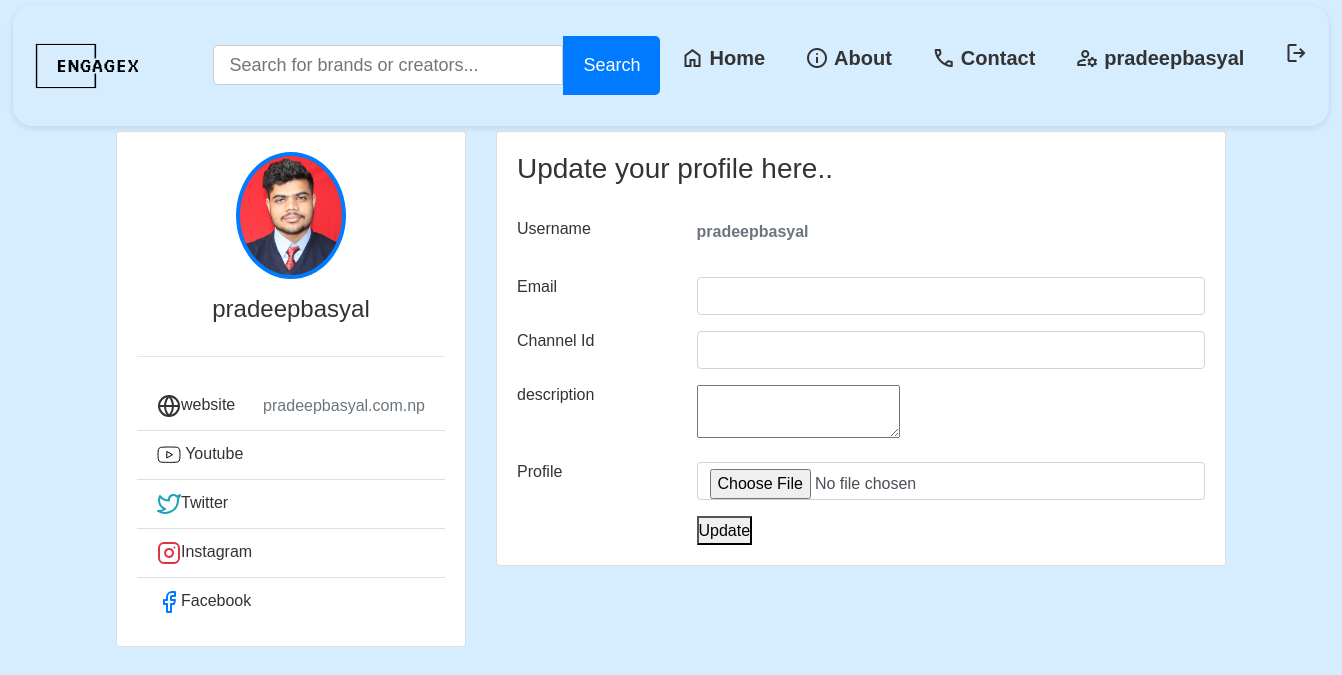
/account/profile (signed in), run on an earlier commit of the app's database.
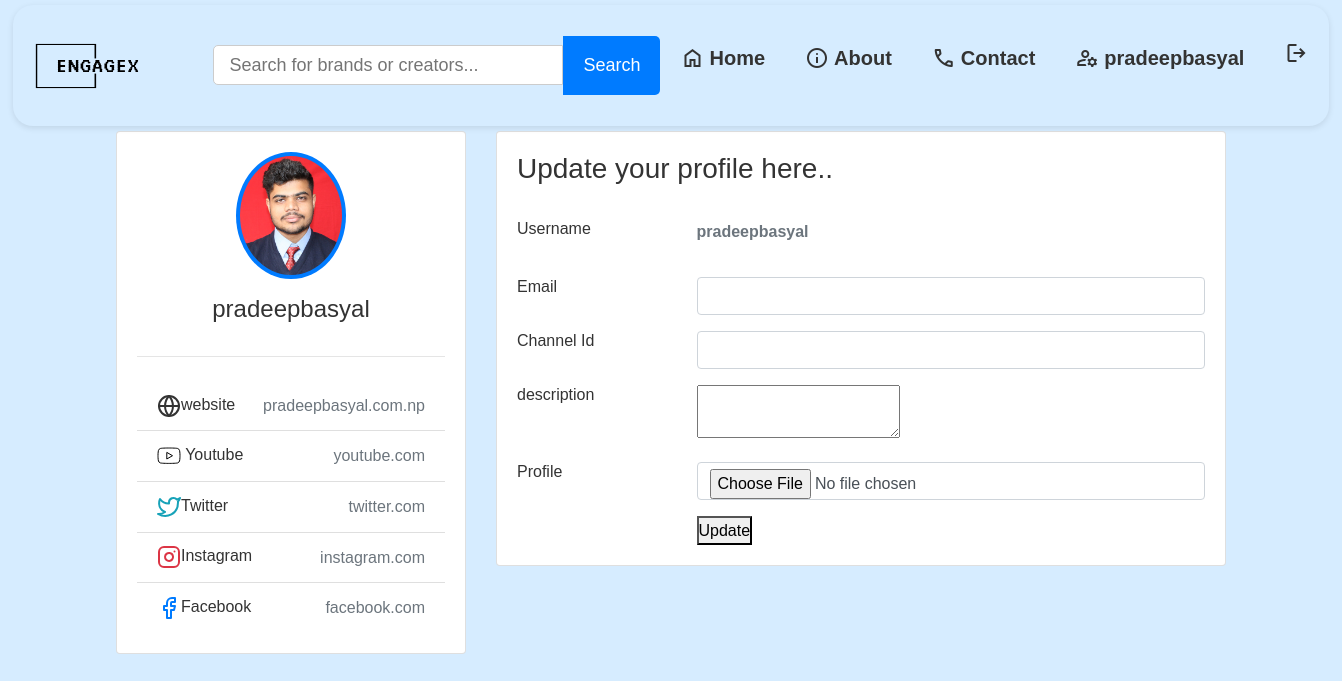
And on a later commit of the database.
### home/models.py (models this page shows, shortened)
class Profile(models.Model):
    user = models.OneToOneField(User, on_delete = models.CASCADE)
    username = models.CharField(max_length=200 , blank = True )
    description = models.TextField()
    profile_img = models.ImageField(upload_to="media/" , blank= True)
    channel_id = models.CharField(max_length = 500 , blank=True)
    email = models.EmailField(blank = True)
    youtube_link = models.CharField(blank = True , max_length = 200)
    instagram_link = models.CharField(blank = True , max_length = 200)
    twitter_link = models.CharField(blank = True , max_length = 200)
    facebook_link = models.CharField(blank = True , max_length = 200)

### home/views.py (the view, shortened to what this page needs)
# urls.py: path('account/profile' , profile , name='profile'),
def profile(request):
     views['profile'] = Profile.objects.filter(username = request.user)
     return render(request , 'profile.html' ,views)

### templates/profile.html (shortened to what this page needs)
<!DOCTYPE html>
{%load static%}
<html lang="en">
<head>
	<link rel="stylesheet" href="https://cdn.jsdelivr.net/npm/bootstrap@4.5.3/dist/css/bootstrap.min.css"
>
	<link rel="stylesheet" href="{%static 'css\styles.css'%}">
</head>
<body>
	<header>
		<nav>
			<div class="logo-class"><a href="/"><img class="logo"
						src="{%static 'images\engagex-high-resolution-logo-black-transparent.png' %}" alt=""></a></div>
			<form method="GET" action="/search">
				<div class="search-bar">
					<input type="text" name="query" placeholder="Search for brands or creators...">
					<button type="submit">Search</button>
				</div>
			</form>
			<ul class="nav-links">
				<li><span class="material-symbols-outlined">home</span><a href="/">Home</a></li>
				<li><span class="material-symbols-outlined">info</span><a href="#about">About</a></li>
				<li><span class="material-symbols-outlined">call</span><a href="#contact">Contact</a></li>
				{%if user.is_authenticated%}
				<li><span class="material-symbols-outlined">manage_accounts</span><a
						href="/account/profile">{{user.username}}</a></li>
				<li><a href="{% url 'logout'%}"><span class="material-symbols-outlined">logout</span></li></a>
				{%else%}
				<li><span class="material-symbols-outlined">person</span><a href="/account/login">Sign In</a></li>
				{%endif%}
			</ul>
		</nav>
	</header>
	<div class="container">
		<div class="main-body">
			<div class="row">
				<div class="col-lg-4">
					<div class="card">
						<div class="card-body">
							<div class="d-flex flex-column align-items-center text-center">
								{%for item in profile%}
								<img src="{{item.profile_img.url}}" alt="Admin" class="rounded-circle p-1 bg-primary"
									width="110">
								{%endfor%}
								<div class="mt-3">
									<h4>{{user.username}}</h4>
								</div>
							</div>
							<hr class="my-4">
							{%for item in profile%}
							<ul class="list-group list-group-flush">
								<li class="list-group-item d-flex justify-content-between align-items-center flex-wrap">
									<h6 class="mb-0">website</h6>
									<span class="text-secondary">{{item.username}}.com.np</span>
								</li>
								<li class="list-group-item d-flex justify-content-between align-items-center flex-wrap">
									<h6 class="mb-0"> Youtube</h6>
									<span class="text-secondary">{{item.youtube_link}}</span>
								</li>
								<li class="list-group-item d-flex justify-content-between align-items-center flex-wrap">
									<h6 class="mb-0">Twitter</h6>
									<span class="text-secondary">{{item.twitter_link}}</span>
								</li>
								<li class="list-group-item d-flex justify-content-between align-items-center flex-wrap">
									<h6 class="mb-0">Instagram</h6>
									<span class="text-secondary">{{item.instagram_link}}</span>
								</li>
								<li class="list-group-item d-flex justify-content-between align-items-center flex-wrap">
									<h6 class="mb-0">Facebook</h6>
									<span class="text-secondary">{{item.facebook_link}}</span>
								</li>
							</ul>
							{%endfor%}
						</div>
					</div>
				</div>
				<div class="col-lg-8">
					<div class="card">
						<form method="POST">
							<div class="card-body">
								<h3>Update your profile here..</h3><br>
								<div class="row mb-3">
									<div class="col-sm-3">
										<h6 class="mb-0">Username</h6>
									</div>
									<div class="col-sm-9 text-secondary">
										<p><b>{{user.username}}</b></p>
									</div>
								</div>
								<div class="row mb-3">
									<div class="col-sm-3">
										<h6 class="mb-0">Email</h6>
									</div>
									<div class="col-sm-9 text-secondary">
										<input type="text" class="form-control" name="email">
									</div>
								</div>
								<div class="row mb-3">
									<div class="col-sm-3">
										<h6 class="mb-0">Channel Id</h6>
									</div>
									<div class="col-sm-9 text-secondary">
										<input type="text" class="form-control" name="channel_id">
									</div>
								</div>
								<div class="row mb-3">
									<div class="col-sm-3">
										<h6 class="mb-0">description</h6>
									</div>
									<div class="col-sm-9 text-secondary">
										<textarea name="description"></textarea>
									</div>
								</div>
								<div class="row mb-3">
									<div class="col-sm-3">
										<h6 class="mb-0">Profile</h6>
									</div>
									<div class="col-sm-9 text-secondary">
										<input type="file" accept="image/png , image/jpeg" class="form-control"
											name="profile_img">
									</div>
								</div>
								<div class="row">
									<div class="col-sm-3"></div>
									<div class="col-sm-9 text-secondary">
										<button type="submit">Update</button>
									</div>
								</div>
							</div>
						</form>
					</div>
				</div>
			</div>
		</div>
	</div>
</body>
</html>

### static/css/styles.css (style rules this page uses)
* { margin: 0; padding: 0; box-sizing: border-box; font-family: Arial, sans-serif; }
body { line-height: 1.6; color: #333; background-color: rgb(214, 236, 255); width: 100%; }
header { background-color: rgb(214, 236, 255); color: #fff; padding: 1rem 0; border-radius: 20px; width: 98%; margin: 5px auto; position: sticky; z-index: 10; top: 0; box-shadow: 0 2px 6px rgba(0, 0, 0, 0.1); }
nav { display: flex; justify-content: space-between; align-items: center; width: 100%; margin: 0 auto; padding: 0 20px; }
.logo { height: 60px; width: 130px; margin-right: 50px; }
.nav-links { list-style: none; display: flex; }
.nav-links li { font-size: 20px; font-weight: bold; padding: 20px; border-radius: 10px; display: flex; align-items: center; }
.nav-links a { color: #333; text-decoration: none; }
.material-symbols-outlined { margin: auto; padding-right: 5px; justify-content: center; color: #333; }
.search-bar { display: flex; justify-content: center; align-items: center; margin: auto; }
.search-bar input { padding: 15px; border: 1px solid #ccc; border-radius: 5px 0 0 5px; font-size: 18px; height: 40px; width: 350px; }
.search-bar button { padding: 15px 20px; border: none; background-color: #007bff; color: #fff; border-radius: 0 5px 5px 0; cursor: pointer; font-size: 18px; }
.card-body { width : 100; }

What changed in the data, as far as the page shows it:
changed Profile "pradeepbasyal": youtube_link (not shown) → "youtube.com"; twitter_link (not shown) → "twitter.com"; instagram_link (not shown) → "instagram.com"; facebook_link (not shown) → "facebook.com"
